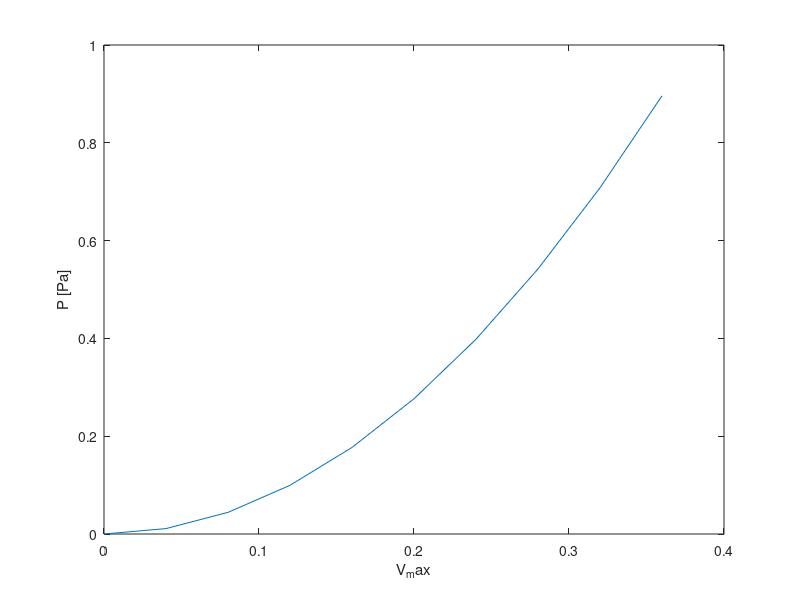

This figure's MATLAB source:
N_rows = 12;
rho = 1.1640;
X=1.1; % staggered graph
f = 0.9; % staggered graph
V_max = 0:.36/9:.36;
P_delta = N_rows.*X.*(rho.*V_max.^2./2).*f; %[Pa]
figure;
plot(V_max,P_delta)
xlabel("V_max")
ylabel("P [Pa]")